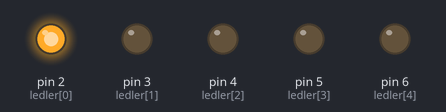
A sketch run on a simulated Arduino Uno, built with avr-gcc and run on an emulated ATmega328P. Parts: output pins drawn as LEDs (lit = HIGH).

Above: at 0.15 s.
At 1.05 s:
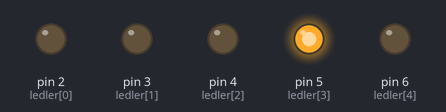
At 2.25 s:
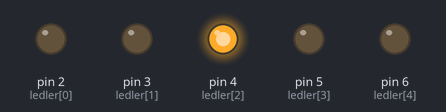
At 4.5 s:
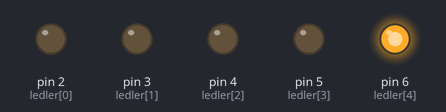
At 6.45 s:
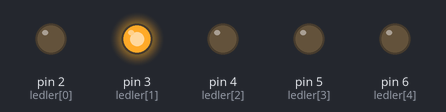
Timing chart, 0 to 6.9 s (numbered marks = the images above):
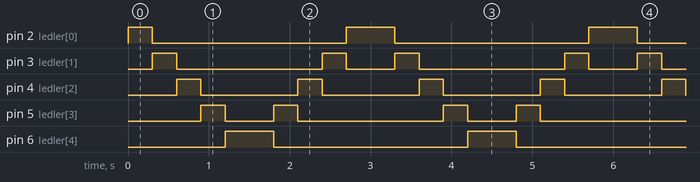

Measured:
- by itself, pin 2 (ledler[0]): repeats every 3.0 s: LOW 2.4 s, HIGH 0.60 s
- by itself, pin 3 (ledler[1]): repeats every 3.0 s: LOW 1.8 s, HIGH 0.30 s, LOW 0.60 s, HIGH 0.30 s
- by itself, pin 4 (ledler[2]): alternates HIGH for 0.30 s and LOW for 1.2 s
- by itself, pin 5 (ledler[3]): repeats every 3.0 s: LOW 0.60 s, HIGH 0.30 s, LOW 1.8 s, HIGH 0.30 s
- by itself, pin 6 (ledler[4]): alternates HIGH for 0.60 s and LOW for 2.4 s

The sketch:

knightrider.ino
```cpp
int ledler[] = {2,3,4,5,6};


void setup() {
  for(int i=0;i<5;i++)
     {
    pinMode (ledler[i], OUTPUT);
     }
}

void loop() {
  for(int i=0; i<5; i++){
    digitalWrite(ledler[i],HIGH);
    delay(300);
    digitalWrite(ledler[i],LOW);
  }

  for(int j=4; j>-1; j--){
    digitalWrite(ledler[j],HIGH);
    delay(300);
    digitalWrite(ledler[j],LOW);
  }

}
```
